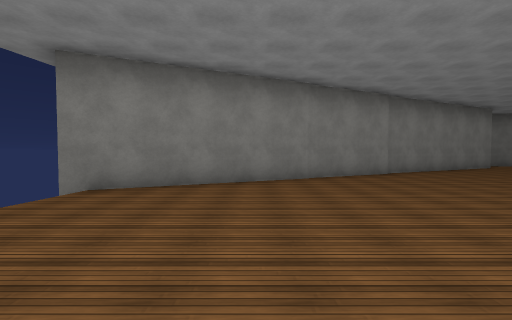
View 1 (above)

17 first-person views from a walk through a 3-D level made in the Unity game engine. The camera is 1.5 m above the floor, tilts 2° down and sees 90° across. The floor is counted in squares, 2 m on a side. Each view is taken from the middle of a square. On the plan, view 1 faces up. The plan holds only what a view shows up to about 9 squares ahead; the rest is blank. The place goes on beyond the plan. The player is left out. Surface patterns are stand-ins for the level's own textures.

View 2
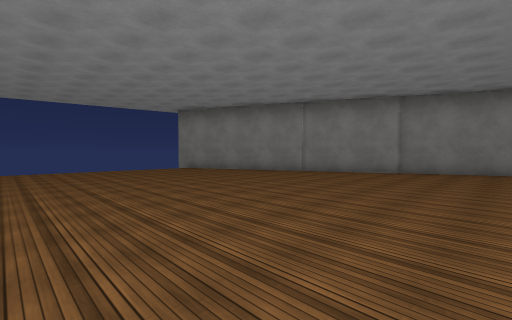

View 3
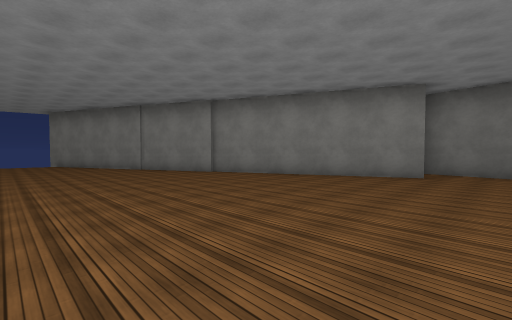

View 4
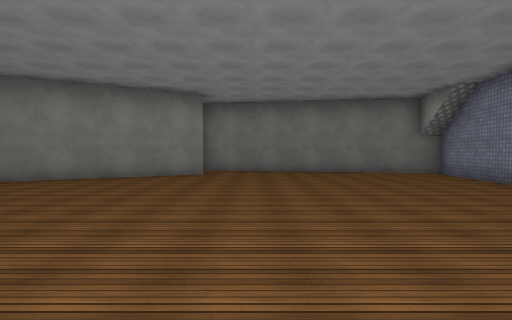

View 5
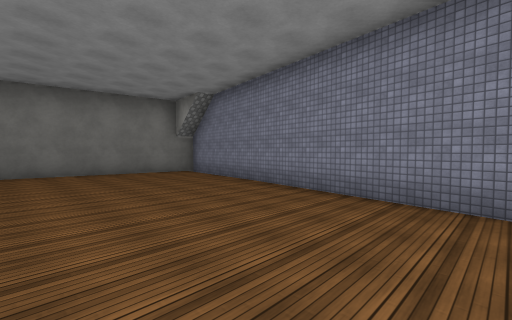

View 6
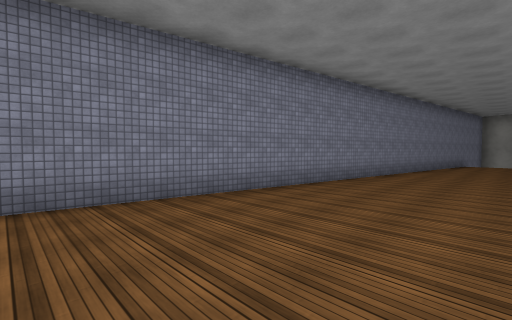

View 7
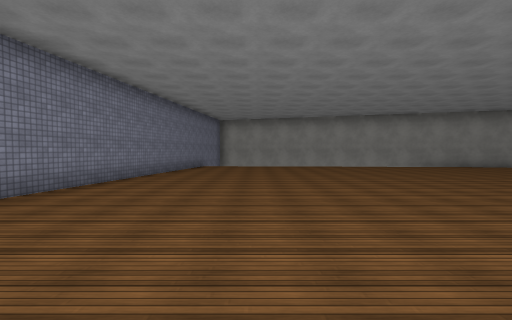

View 8
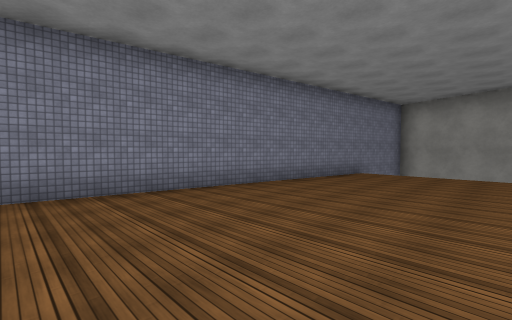

View 9
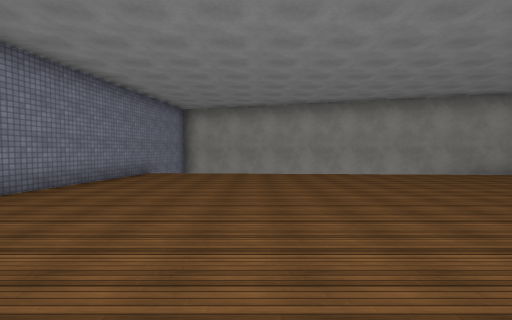

View 10
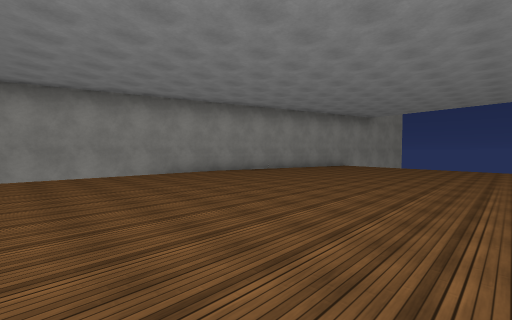

View 11
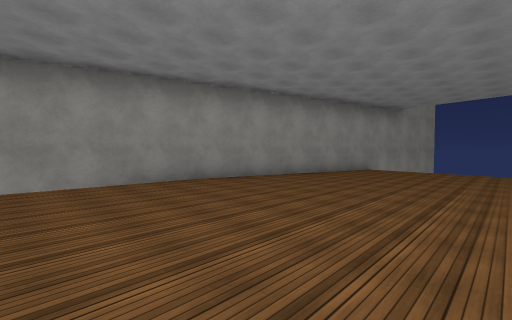

View 12
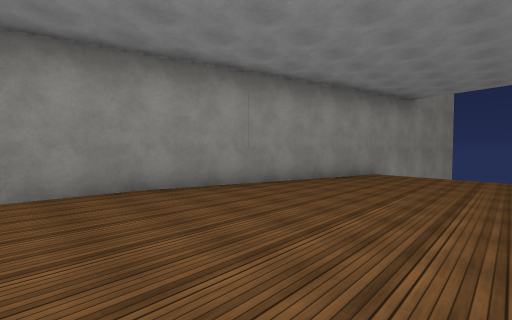

View 13
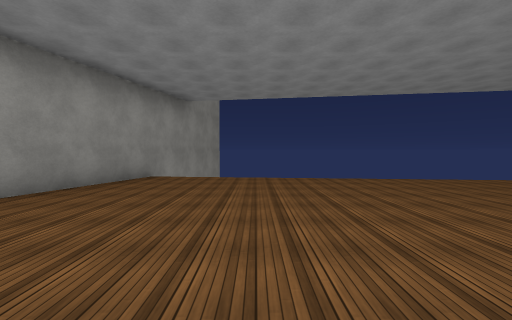

View 14
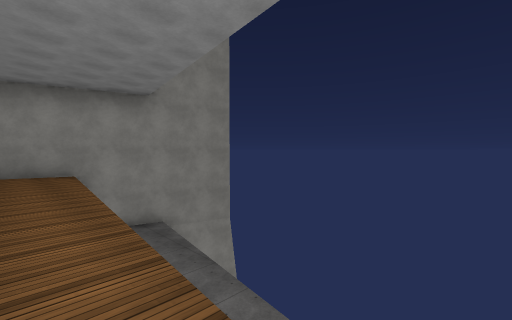

View 15
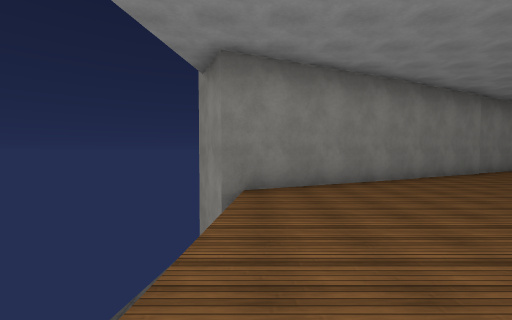

View 16
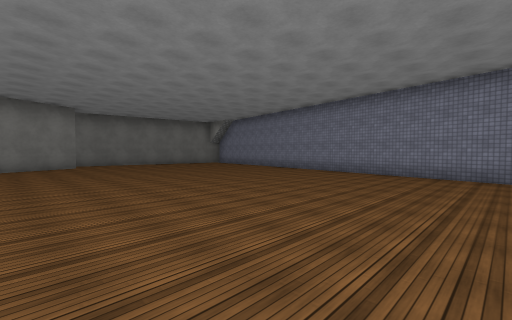

View 17
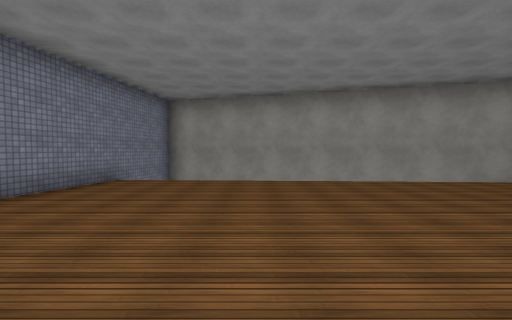

### Floor plan
Key: @ floor where view 1 was taken; # wall or solid block; . floor; v drop or lower ground.
Columns run from 7 left of view 1 to 18 right of it. Each row starts with its distance up from view 1.
 13                  ######
 12                  #....####
 11                ###.......#
 10             ####.........#
  9           ###............#
  8         ###..............#
  7    #  ###................#
  6    ####..................#
  5   vv#...................##
  4   v ....................#
  3     ....................#
  2    v....................#
  1    v....................#
  0    v...@................#
 -1  v v...................##
 -2  vvv...................#
 -3  vvv...................#
 -4  v ....................#
 -5  v ....................#
 -6 vv ....................#
 -7 vv ....................#
 -8 ###...................##
 -9   #####...............#
-10       #####vv.........#
-11           ####vv    vv#
-12              #####v  v#
-13                  ######

Positions as (right, up) in squares from view 1, and headings:
1: (0, 0), facing up
2: (7, -1), facing up-left
3: (12, 3), facing up-left
4: (12, 3), facing up
5: (13, 3), facing up-right
6: (13, 5), facing down-right
7: (12, 2), facing down
8: (11, -2), facing down-right
9: (11, -2), facing down
10: (8, -2), facing down-left
11: (6, -4), facing down-left
12: (4, -5), facing down-left
13: (3, -5), facing left
14: (-3, 1), facing down-left
15: (-3, 0), facing up
16: (8, -2), facing up-right
17: (11, -4), facing down
